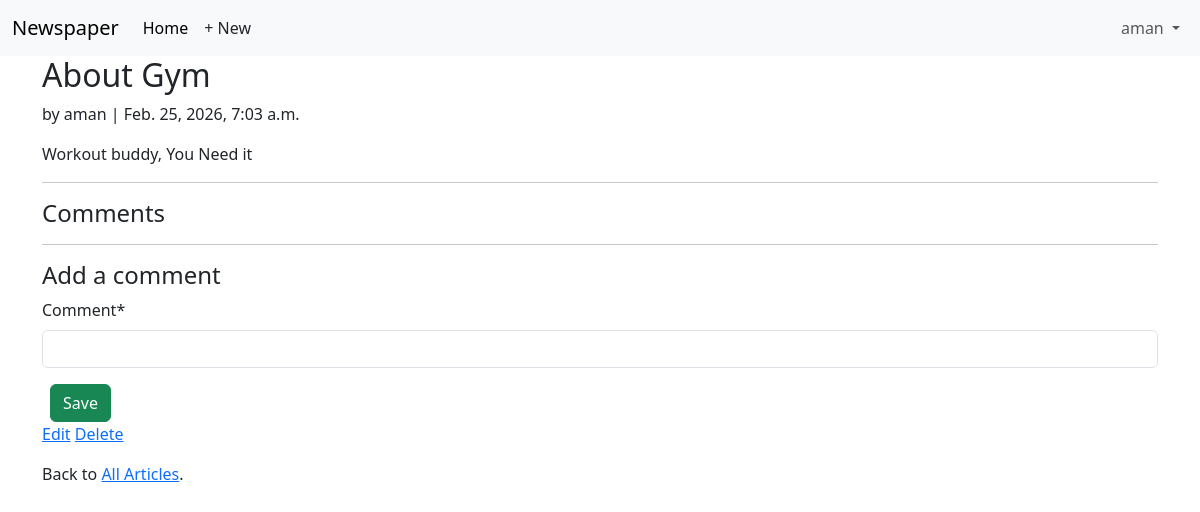
Before: /articles/1/ (signed in) with the older database file.
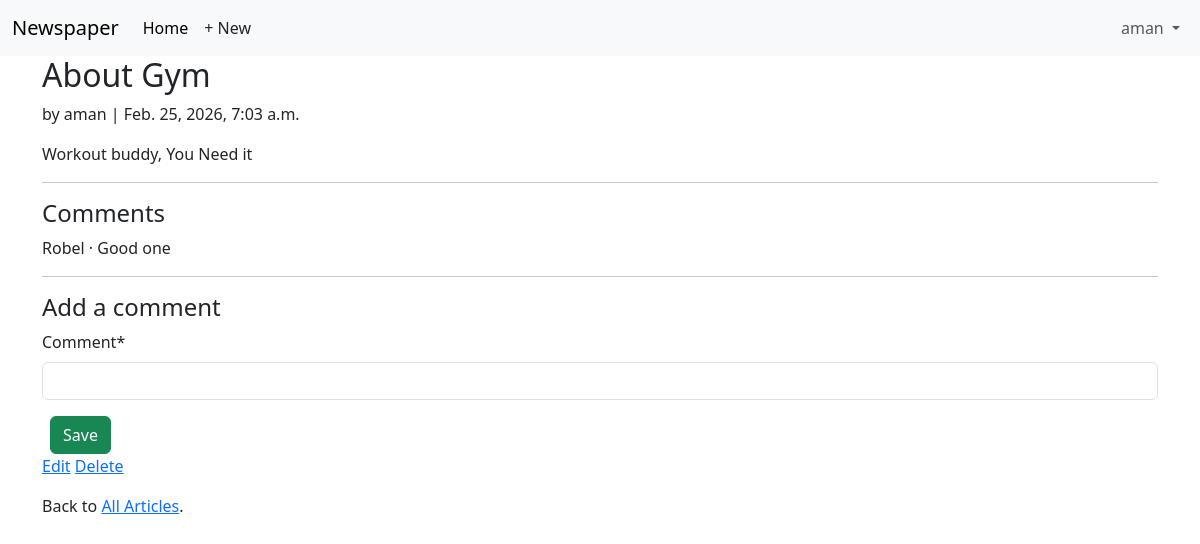
After: the same page with the newer database file.
### articles/models.py (models this page shows, shortened)
class Comment(models.Model):
    article = models.ForeignKey(Article, on_delete=models.CASCADE)
    comment = models.CharField(max_length=140)
    author = models.ForeignKey(
        settings.AUTH_USER_MODEL,
        on_delete=models.CASCADE
    )
    def __str__(self):
        return self.comment

### accounts/models.py (models this page shows)
class CustomUser(AbstractUser):
    age = models.PositiveBigIntegerField(null = True, blank = True)

### articles/views.py (the view, shortened to what this page needs)
# urls.py: path("<int:pk>/", ArticleDetailView.as_view(), name = "article_detail"),
class ArticleDetailView(LoginRequiredMixin, DetailView): # new
  def get(self, request, *args, **kwargs):
     view = CommentGet.as_view()
     return view(request, *args, **kwargs)

### articles/forms.py
class CommentForm(forms.ModelForm):
    class Meta:
        model = Comment
        fields = {"comment"}

### articles/views.py (called while the page is built)
    def get_context_data(self, **kwargs):
        context = super().get_context_data(**kwargs)
        context["form"] = CommentForm()
        return context

### templates/article_detail.html
{% extends "base.html" %}
{% load crispy_forms_tags %}
{% block content %}
<div class="article-entry">
<h2>{{ object.title }}</h2>
<p>by {{ object.author }} | {{ object.date }}</p>
<p>{{ object.body }}</p>
</div>
<hr>
<h4>Comments</h4>
{% for comment in article.comment_set.all %}
<p>{{ comment.author }} &middot; {{ comment }}</p>
{% endfor %}
<hr>
<h4>Add a comment</h4>
<form action="" method="post">{% csrf_token %}
{{ form|crispy }}
<button class="btn btn-success ms-2" type="submit">Save</button>
</form>
<div>
    {% if article.author.pk == request.user.pk %}
<p><a href="{% url 'article_edit' article.pk %}">Edit</a>
<a href="{% url 'article_delete' article.pk %}">Delete</a>
</p>
{% endif %}
<p>Back to <a href="{% url 'article_list' %}">All Articles</a>.</p>
</div>
{% endblock content %}

Changed rows visible on the page:
added Comment: author "Robel", comment "Good one"
